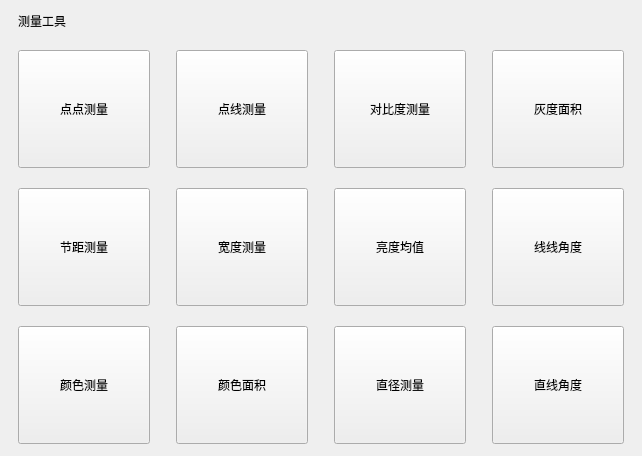
              <widget class="QFrame" name="measurementCategoryFrame">
               <property name="frameShape">
                <enum>QFrame::NoFrame</enum>
               </property>
               <property name="toolCategory" stdset="0">
                <bool>true</bool>
               </property>
               <layout class="QGridLayout" name="gridLayout_measurementCategoryFrame">
                <property name="leftMargin">
                 <number>18</number>
                </property>
                <property name="topMargin">
                 <number>12</number>
                </property>
                <property name="rightMargin">
                 <number>18</number>
                </property>
                <property name="bottomMargin">
                 <number>12</number>
                </property>
                <property name="horizontalSpacing">
                 <number>26</number>
                </property>
                <property name="verticalSpacing">
                 <number>20</number>
                </property>
                <item row="0" column="0" colspan="4">
                 <widget class="QLabel" name="measurementCategoryFrameTitleLabel">
                  <property name="text">
                   <string>测量工具</string>
                  </property>
                  <property name="categoryTitle" stdset="0">
                   <bool>true</bool>
                  </property>
                 </widget>
                </item>
                <item row="1" column="0">
                 <widget class="QToolButton" name="pointMeasureButton">
                  <property name="minimumSize">
                   <size>
                    <width>132</width>
                    <height>118</height>
                   </size>
                  </property>
                  <property name="text">
                   <string>点点测量</string>
                  </property>
                  <property name="icon">
                   <iconset resource="../resources/resources.qrc">
                    <normaloff>:/icons/measure.svg</normaloff>:/icons/measure.svg</iconset>
                  </property>
                  <property name="iconSize">
                   <size>
                    <width>46</width>
                    <height>46</height>
                   </size>
                  </property>
                  <property name="toolButtonStyle">
                   <enum>Qt::ToolButtonTextUnderIcon</enum>
                  </property>
                  <property name="toolCard" stdset="0">
                   <bool>true</bool>
                  </property>
                 </widget>
                </item>
                <item row="1" column="1">
                 <widget class="QToolButton" name="lineMeasureButton">
                  <property name="minimumSize">
                   <size>
                    <width>132</width>
                    <height>118</height>
                   </size>
                  </property>
                  <property name="text">
                   <string>点线测量</string>
                  </property>
                  <property name="icon">
                   <iconset resource="../resources/resources.qrc">
                    <normaloff>:/icons/measure.svg</normaloff>:/icons/measure.svg</iconset>
                  </property>
                  <property name="iconSize">
                   <size>
                    <width>46</width>
                    <height>46</height>
                   </size>
                  </property>
                  <property name="toolButtonStyle">
                   <enum>Qt::ToolButtonTextUnderIcon</enum>
                  </property>
                  <property name="toolCard" stdset="0">
                   <bool>true</bool>
                  </property>
                 </widget>
                </item>
                <item row="1" column="2">
                 <widget class="QToolButton" name="contrastMeasureButton">
                  <property name="minimumSize">
                   <size>
                    <width>132</width>
                    <height>118</height>
                   </size>
                  </property>
                  <property name="text">
                   <string>对比度测量</string>
                  </property>
                  <property name="icon">
                   <iconset resource="../resources/resources.qrc">
                    <normaloff>:/icons/compare.svg</normaloff>:/icons/compare.svg</iconset>
                  </property>
                  <property name="iconSize">
                   <size>
                    <width>46</width>
                    <height>46</height>
                   </size>
                  </property>
                  <property name="toolButtonStyle">
                   <enum>Qt::ToolButtonTextUnderIcon</enum>
                  </property>
                  <property name="toolCard" stdset="0">
                   <bool>true</bool>
                  </property>
                 </widget>
                </item>
                <item row="1" column="3">
                 <widget class="QToolButton" name="grayAreaToolButton">
                  <property name="minimumSize">
                   <size>
                    <width>132</width>
                    <height>118</height>
                   </size>
                  </property>
                  <property name="text">
                   <string>灰度面积</string>
                  </property>
                  <property name="icon">
                   <iconset resource="../resources/resources.qrc">
                    <normaloff>:/icons/measure.svg</normaloff>:/icons/measure.svg</iconset>
                  </property>
                  <property name="iconSize">
                   <size>
                    <width>46</width>
                    <height>46</height>
                   </size>
                  </property>
                  <property name="toolButtonStyle">
                   <enum>Qt::ToolButtonTextUnderIcon</enum>
                  </property>
                  <property name="toolCard" stdset="0">
                   <bool>true</bool>
                  </property>
                 </widget>
                </item>
                <item row="2" column="0">
                 <widget class="QToolButton" name="gapMeasureButton">
                  <property name="minimumSize">
                   <size>
                    <width>132</width>
                    <height>118</height>
                   </size>
                  </property>
                  <property name="text">
                   <string>节距测量</string>
                  </property>
                  <property name="icon">
                   <iconset resource="../resources/resources.qrc">
                    <normaloff>:/icons/measure.svg</normaloff>:/icons/measure.svg</iconset>
                  </property>
                  <property name="iconSize">
                   <size>
                    <width>46</width>
                    <height>46</height>
                   </size>
                  </property>
                  <property name="toolButtonStyle">
                   <enum>Qt::ToolButtonTextUnderIcon</enum>
                  </property>
                  <property name="toolCard" stdset="0">
                   <bool>true</bool>
                  </property>
                 </widget>
                </item>
                <item row="2" column="1">
                 <widget class="QToolButton" name="widthMeasureButton">
                  <property name="minimumSize">
                   <size>
                    <width>132</width>
                    <height>118</height>
                   </size>
                  </property>
                  <property name="text">
                   <string>宽度测量</string>
                  </property>
                  <property name="icon">
                   <iconset resource="../resources/resources.qrc">
                    <normaloff>:/icons/measure.svg</normaloff>:/icons/measure.svg</iconset>
                  </property>
                  <property name="iconSize">
                   <size>
                    <width>46</width>
                    <height>46</height>
                   </size>
                  </property>
                  <property name="toolButtonStyle">
                   <enum>Qt::ToolButtonTextUnderIcon</enum>
                  </property>
                  <property name="toolCard" stdset="0">
                   <bool>true</bool>
                  </property>
                 </widget>
                </item>
                <item row="2" column="2">
                 <widget class="QToolButton" name="brightnessAverageButton">
                  <property name="minimumSize">
                   <size>
                    <width>132</width>
                    <height>118</height>
                   </size>
                  </property>
                  <property name="text">
                   <string>亮度均值</string>
                  </property>
                  <property name="icon">
                   <iconset resource="../resources/resources.qrc">
                    <normaloff>:/icons/measure.svg</normaloff>:/icons/measure.svg</iconset>
                  </property>
                  <property name="iconSize">
                   <size>
                    <width>46</width>
                    <height>46</height>
                   </size>
                  </property>
                  <property name="toolButtonStyle">
                   <enum>Qt::ToolButtonTextUnderIcon</enum>
                  </property>
                  <property name="toolCard" stdset="0">
                   <bool>true</bool>
                  </property>
                 </widget>
                </item>
                <item row="2" column="3">
                 <widget class="QToolButton" name="lineAngleButton">
                  <property name="minimumSize">
                   <size>
                    <width>132</width>
                    <height>118</height>
                   </size>
                  </property>
                  <property name="text">
                   <string>线线角度</string>
                  </property>
                  <property name="icon">
                   <iconset resource="../resources/resources.qrc">
                    <normaloff>:/icons/measure.svg</normaloff>:/icons/measure.svg</iconset>
                  </property>
                  <property name="iconSize">
                   <size>
                    <width>46</width>
                    <height>46</height>
                   </size>
                  </property>
                  <property name="toolButtonStyle">
                   <enum>Qt::ToolButtonTextUnderIcon</enum>
                  </property>
                  <property name="toolCard" stdset="0">
                   <bool>true</bool>
                  </property>
                 </widget>
                </item>
                <item row="3" column="0">
                 <widget class="QToolButton" name="colorMeasureButton">
                  <property name="minimumSize">
                   <size>
                    <width>132</width>
                    <height>118</height>
                   </size>
                  </property>
                  <property name="text">
                   <string>颜色测量</string>
                  </property>
                  <property name="icon">
                   <iconset resource="../resources/resources.qrc">
                    <normaloff>:/icons/measure.svg</normaloff>:/icons/measure.svg</iconset>
                  </property>
                  <property name="iconSize">
                   <size>
                    <width>46</width>
                    <height>46</height>
                   </size>
                  </property>
                  <property name="toolButtonStyle">
                   <enum>Qt::ToolButtonTextUnderIcon</enum>
                  </property>
                  <property name="toolCard" stdset="0">
                   <bool>true</bool>
                  </property>
                 </widget>
                </item>
                <item row="3" column="1">
                 <widget class="QToolButton" name="colorAreaToolButton">
                  <property name="minimumSize">
                   <size>
                    <width>132</width>
                    <height>118</height>
                   </size>
                  </property>
                  <property name="text">
                   <string>颜色面积</string>
                  </property>
                  <property name="icon">
                   <iconset resource="../resources/resources.qrc">
                    <normaloff>:/icons/measure.svg</normaloff>:/icons/measure.svg</iconset>
                  </property>
                  <property name="iconSize">
                   <size>
                    <width>46</width>
                    <height>46</height>
                   </size>
                  </property>
                  <property name="checkable">
                   <bool>true</bool>
                  </property>
                  <property name="toolButtonStyle">
                   <enum>Qt::ToolButtonTextUnderIcon</enum>
                  </property>
                  <property name="toolCard" stdset="0">
                   <bool>true</bool>
                  </property>
                 </widget>
                </item>
                <item row="3" column="2">
                 <widget class="QToolButton" name="diameterMeasureButton">
                  <property name="minimumSize">
                   <size>
                    <width>132</width>
                    <height>118</height>
                   </size>
                  </property>
                  <property name="text">
                   <string>直径测量</string>
                  </property>
                  <property name="icon">
                   <iconset resource="../resources/resources.qrc">
                    <normaloff>:/icons/measure.svg</normaloff>:/icons/measure.svg</iconset>
                  </property>
                  <property name="iconSize">
                   <size>
                    <width>46</width>
                    <height>46</height>
                   </size>
                  </property>
                  <property name="toolButtonStyle">
                   <enum>Qt::ToolButtonTextUnderIcon</enum>
                  </property>
                  <property name="toolCard" stdset="0">
                   <bool>true</bool>
                  </property>
                 </widget>
                </item>
                <item row="3" column="3">
                 <widget class="QToolButton" name="straightAngleButton">
                  <property name="minimumSize">
                   <size>
                    <width>132</width>
                    <height>118</height>
                   </size>
                  </property>
                  <property name="text">
                   <string>直线角度</string>
                  </property>
                  <property name="icon">
                   <iconset resource="../resources/resources.qrc">
                    <normaloff>:/icons/measure.svg</normaloff>:/icons/measure.svg</iconset>
                  </property>
                  <property name="iconSize">
                   <size>
                    <width>46</width>
                    <height>46</height>
                   </size>
                  </property>
                  <property name="toolButtonStyle">
                   <enum>Qt::ToolButtonTextUnderIcon</enum>
                  </property>
                  <property name="toolCard" stdset="0">
                   <bool>true</bool>
                  </property>
                 </widget>
                </item>
               </layout>
              </widget>
